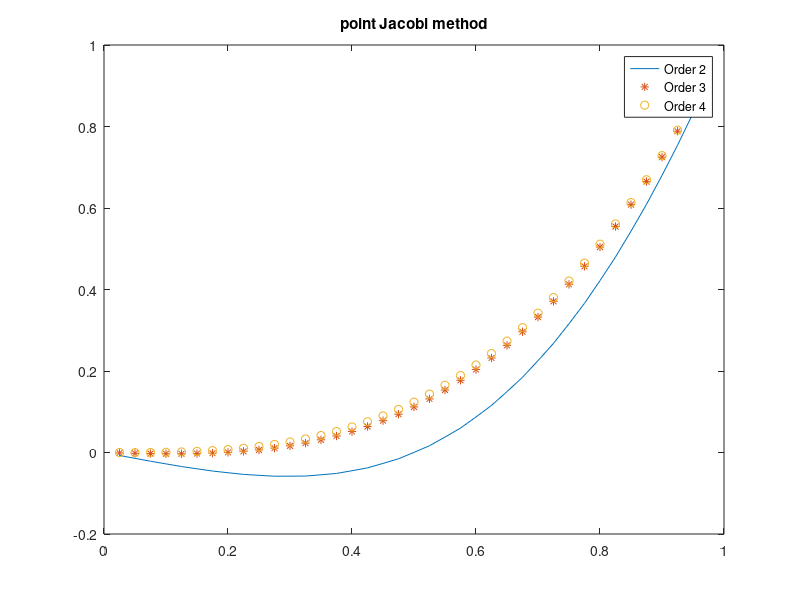
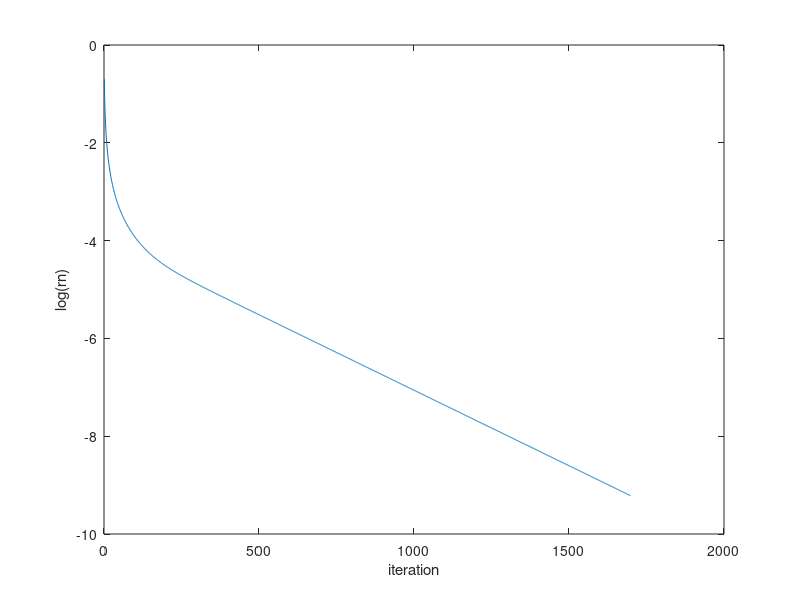
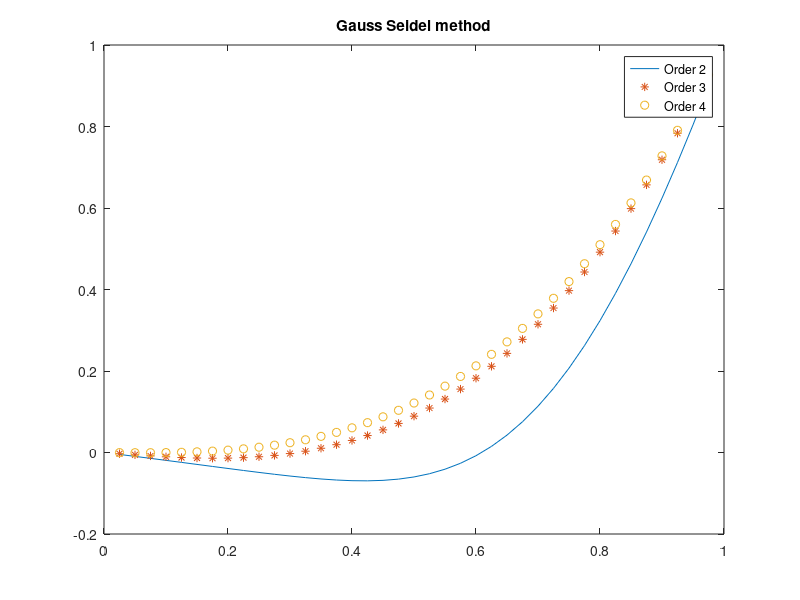
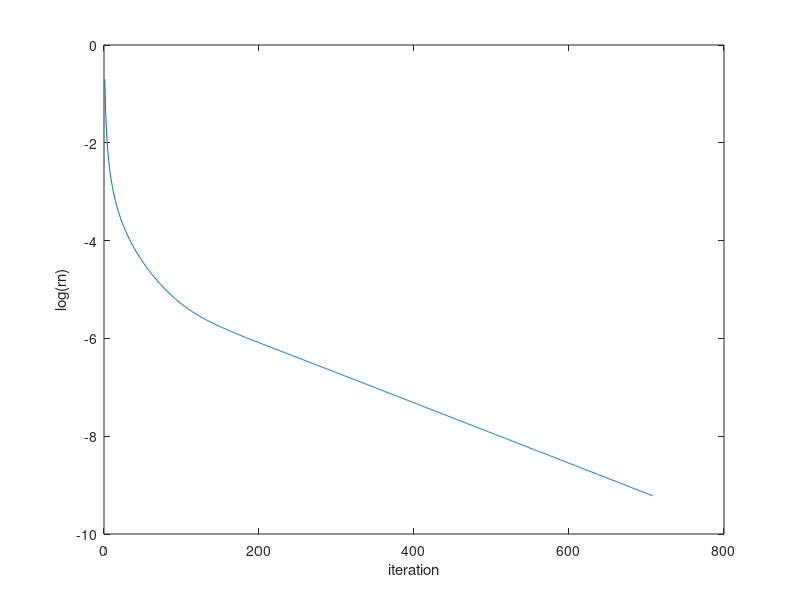

The MATLAB script that drew these images, in order:
N=39;
B=zeros(N);
dx=1/(N+1);
for i=2:N-1
    B(i,i-1:i+1)=[1 -2 1];
end
B(1,1:2)=[ -2 1];
B(N,end-1:end)=[ 1  -2];
f=(6*dx*dx*[1:39]/40).';
f(end)=f(end)-1;
%%  point Jacobi method
un=zeros(N,1);
beta=0;
w=1;
H=zeros(N);
for i=2:N-1
    H(i,i-1:i+1)=[-beta 2/w 0];
end
H(1,1:2)=[2/w 0];
H(N,end-1:end)=[ -beta 2/w];
H_inv=inv(H);
r1=norm(B*un-f);
rn=Inf;
iter=0;
sav=[];
G=eye(N)+H_inv*B;
while(rn>=r1/10^2)
    unp1=G*un-H_inv*f;
    un=unp1;
    iter=iter+1;
    rn=norm(B*unp1-f);
    sav=[sav [iter;rn]];
    pause(0);
end
plot([1:39]/40,unp1,'-')
hold on;
while(rn>=r1/10^3)
    unp1=G*un-H_inv*f;
    un=unp1;
    iter=iter+1;
    rn=norm(B*unp1-f);
    sav=[sav [iter;rn]];
    pause(0);
end
plot([1:39]/40,unp1,'*')
hold on;
while(rn>=r1/10^4)
    unp1=G*un-H_inv*f;
    un=unp1;
    iter=iter+1;
    rn=norm(B*unp1-f);
    sav=[sav [iter;rn]];
    pause(0);
end
plot([1:39]/40,unp1,'o')
title('point Jacobi method');
legend('Order 2','Order 3','Order 4')
hold off;
figure
plot(sav(1,:),log(sav(2,:)))
ylabel('log(rn)')
xlabel('iteration')
[V,D] = eig(G);
D = diag(D);
ans_con_rate=max(D)
Theoretical_con_rate=cos(pi/(N+1))

%%  Gauss Seidel method
figure;
un=zeros(N,1);
beta=1;
w=1;
H=zeros(N);
for i=2:N-1
    H(i,i-1:i+1)=[-beta 2/w 0];
end
H(1,1:2)=[2/w 0];
H(N,end-1:end)=[ -beta 2/w];
H_inv=inv(H);
r1=norm(B*un-f);
rn=Inf;
iter=0;
sav=[];
G=eye(N)+H_inv*B;
while(rn>=r1/10^2)
    unp1=G*un-H_inv*f;
    un=unp1;
    iter=iter+1;
    rn=norm(B*unp1-f);
    sav=[sav [iter;rn]];
    pause(0);
end
plot([1:39]/40,unp1,'-')
hold on;
while(rn>=r1/10^3)
    unp1=G*un-H_inv*f;
    un=unp1;
    iter=iter+1;
    rn=norm(B*unp1-f);
    sav=[sav [iter;rn]];
    pause(0);
end
plot([1:39]/40,unp1,'*')
hold on;
while(rn>=r1/10^4)
    unp1=G*un-H_inv*f;
    un=unp1;
    iter=iter+1;
    rn=norm(B*unp1-f);
    sav=[sav [iter;rn]];
    pause(0);
end
plot([1:39]/40,unp1,'o')
title('Gauss Seidel method');
legend('Order 2','Order 3','Order 4')
hold off;
figure
plot(sav(1,:),log(sav(2,:)))
ylabel('log(rn)')
xlabel('iteration')
[V,D] = eig(G);
D = diag(D);
ans_con_rate=max(D)
Theoretical_con_rate=(cos(pi/(N+1)))^2

%% SOR method
figure;
un=zeros(N,1);
beta=1;
w=2/(1+sin(pi/(N+1)));
H=zeros(N);
for i=2:N-1
    H(i,i-1:i+1)=[-beta 2/w 0];
end
H(1,1:2)=[2/w 0];
H(N,end-1:end)=[ -beta 2/w];
H_inv=inv(H);
r1=norm(B*un-f);
rn=Inf;
iter=0;
sav=[];
G=eye(N)+H_inv*B;
while(rn>=r1/10^2)
    unp1=G*un-H_inv*f;
    un=unp1;
    iter=iter+1;
    rn=norm(B*unp1-f);
    sav=[sav [iter;rn]];
    pause(0);
end
plot([1:39]/40,unp1,'-')
hold on;
while(rn>=r1/10^3)
    unp1=G*un-H_inv*f;
    un=unp1;
    iter=iter+1;
    rn=norm(B*unp1-f);
    sav=[sav [iter;rn]];
    pause(0);
end
plot([1:39]/40,unp1,'*')
hold on;
while(rn>=r1/10^4)
    unp1=G*un-H_inv*f;
    un=unp1;
    iter=iter+1;
    rn=norm(B*unp1-f);
    sav=[sav [iter;rn]];
    pause(0);
end
plot([1:39]/40,unp1,'o')
title('SOR method');
legend('Order 2','Order 3','Order 4')
hold off;
figure
plot(sav(1,:),log(sav(2,:)))
ylabel('log(rn)')
xlabel('iteration')
[V,D] = eig(G);
D = diag(D);
ans_con_rate=max(D)
w_opt=2/(1+sin(pi/(N+1)));
Theoretical_con_rate=(w_opt-1)
%% 3 step Richadson
h1=4/(6-sqrt(3));
h2=4/6;
h3=4/(6+sqrt(3));
figure;
un=zeros(N,1);
beta=0;
w=1;
H=zeros(N);
for i=2:N-1
    H(i,i-1:i+1)=[-beta 2/w 0];
end
H(1,1:2)=[2/w 0];
H(N,end-1:end)=[ -beta 2/w];
H_inv=inv(H);
h1=4/(6-sqrt(3));
h2=4/6;
h3=4/(6+sqrt(3));
r1=norm(B*un-f);
rn=Inf;
iter=0;
sav=[];
G=eye(N)+H_inv*B;
while(rn>=r1/10^2)
    unp1_1=(eye(N)+inv(H/h1)*B)*un - inv(H/h1)*f;
    unp1_2=(eye(N)+inv(H/h2)*B)*unp1_1 - inv(H/h2)*f;
    unp1=(eye(N)+inv(H/h3)*B)*unp1_2 - inv(H/h3)*f;
    un=unp1;
    iter=iter+1;
    rn=norm(B*unp1-f);
    sav=[sav [iter;rn]];
end
plot([1:39]/40,unp1,'-')
hold on;
while(rn>=r1/10^3)
    unp1_1=(eye(N)+inv(H/h1)*B)*un - inv(H/h1)*f;
    unp1_2=(eye(N)+inv(H/h2)*B)*unp1_1 - inv(H/h2)*f;
    unp1=(eye(N)+inv(H/h3)*B)*unp1_2 - inv(H/h3)*f;
    un=unp1;
    iter=iter+1;
    rn=norm(B*unp1-f);
    sav=[sav [iter;rn]];
end
plot([1:39]/40,unp1,'*')
hold on;
while(rn>=r1/10^4)
    unp1_1=(eye(N)+inv(H/h1)*B)*un - inv(H/h1)*f;
    unp1_2=(eye(N)+inv(H/h2)*B)*unp1_1 - inv(H/h2)*f;
    unp1=(eye(N)+inv(H/h3)*B)*unp1_2 - inv(H/h3)*f;
    un=unp1;
    iter=iter+1;
    rn=norm(B*unp1-f);
    sav=[sav [iter;rn]];
end
plot([1:39]/40,unp1,'o')
hold off;
title(' 3 step Richadson');
legend('Order 2','Order 3','Order 4')
hold off;
figure
plot(sav(1,:),log(sav(2,:)))
ylabel('log(rn)')
xlabel('iteration')
[V,D] = eig(G);
D = diag(D);
ans_con_rate=max(D)
w_opt=2/(1+sin(pi/(N+1)));
Theoretical_con_rate=cos(pi/(N+1))*h1
